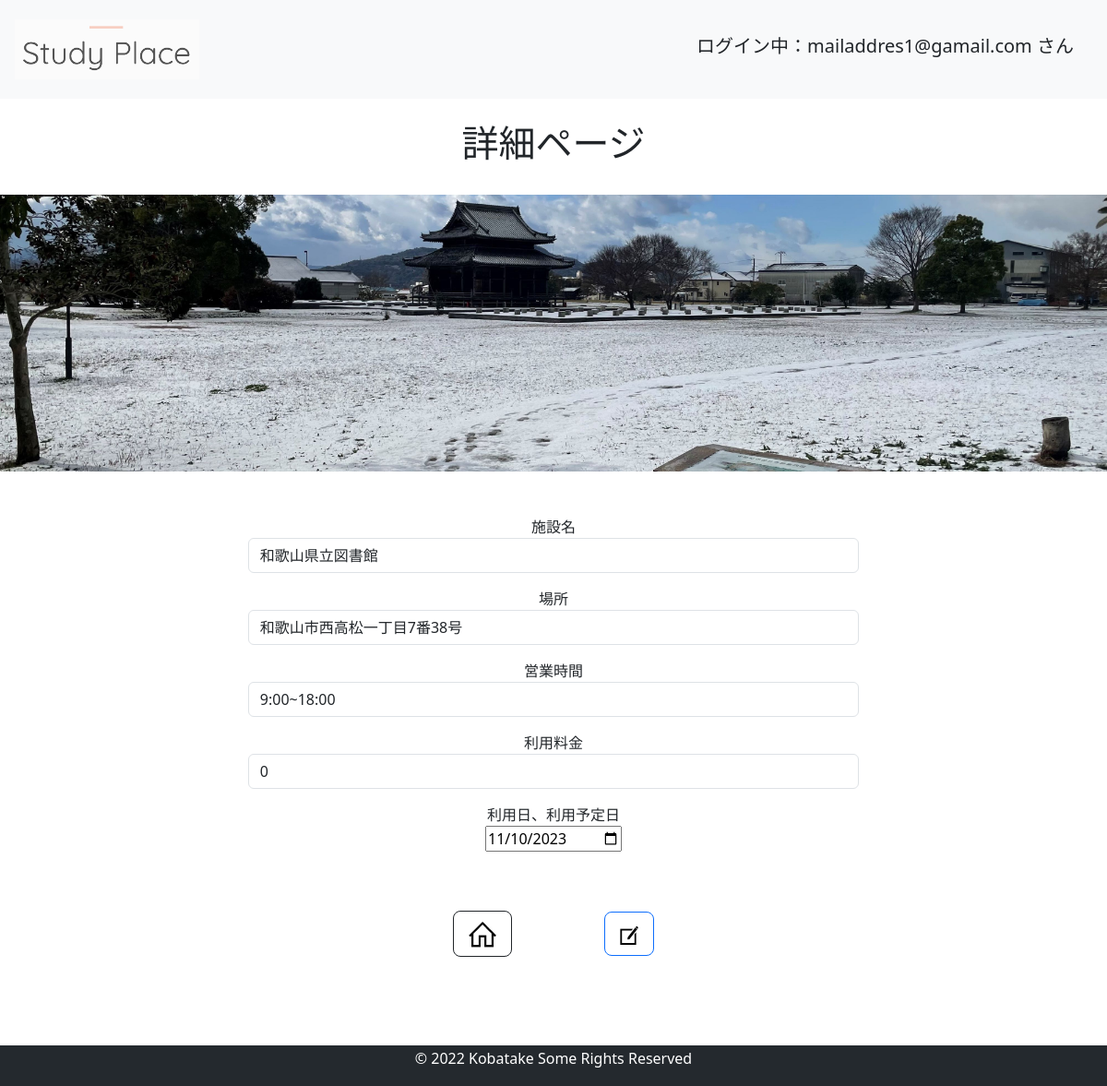
/update/2 (signed in), run on the app's committed database.
### app.py (models this page shows, shortened)
class User(UserMixin, db.Model):
    id = db.Column(db.Integer, primary_key=True)
    username = db.Column(db.String(50), nullable=False, unique=True)
    password = db.Column(db.String(12))
    posts = db.relationship('Post', backref='user', lazy=True)

class Post(db.Model):
    id = db.Column(db.Integer, primary_key=True)
    title = db.Column(db.String(30), nullable=False)
    detail = db.Column(db.String(200))
    due = db.Column(db.DateTime, nullable=False)
    place = db.Column(db.String(50), nullable=False)
    time = db.Column(db.String(30), nullable=False)
    money = db.Column(db.String(30), nullable=False)
    user_id = db.Column(db.Integer, db.ForeignKey('user.id'), nullable=False)  # 外部キー：ユーザー情報
    comments = db.relationship('Comment', backref='post', lazy=True, cascade='all, delete-orphan')

### app.py (the view, shortened to what this page needs)
@app.route('/update/<int:id>', methods=['GET', 'POST'])
@login_required
def update(id):
    post = Post.query.get(id)
    if post.user != current_user:
        abort(403, "投稿したアカウントでしか編集は行えません...ごめんね。")  # Forbidden
    if request.method == 'GET':
        return render_template('update.html', post=post)

### app.py (called while the page is built)
@Login_Manager.user_loader
def load_user(user_id):
    return User.query.get(int(user_id))

### templates/update.html
{%extends 'base.html' %}
{% block body %}
<br>
<h1><div style="text-align: center;">詳細ページ</dvi></h1>
<br>
<img src="/static/img/winter.jpg" style="width:100%">
<div style="text-align: center;">
<form class="m-5" action="/update/{{ post.id }}" method="POST">
    <div class="form-group pb-3">
        <label for="title">施設名</label>
        <input type="text" class="form-control" name="title" style="width: 60%; margin: auto;" value="{{ post.title }}">
    </div>
    <div class="form-group pb-3">
        <label for="place">場所</label>
        <input type="text" class="form-control" name="place" style="width: 60%; margin: auto;" value="{{ post.place }}">
    </div>
    <div class="form-group pb-3">
        <label for="time">営業時間</label>
        <input type="text" class="form-control" name="time" style="width: 60%; margin: auto;" value="{{ post.time }}">
    </div>
    <div class="form-group pb-3">
        <label for="money">利用料金</label>
        <input type="text" class="form-control" name="money" style="width: 60%; margin: auto;" value="{{ post.money }}">
    </div>
    <div class="form-group pb-3">
        <label for="due">利用日、利用予定日</label><br>
        <input type="date" name="due" value="{{ post.due.date() }}" required>
    </div>
    <a class="btn btn-outline-dark btn-lg m-5" href="/" role="button"><img src="/static/img/home.png" style="max-width: 30px; max-height: 30px;"></a>
    <button type="submit" class="btn btn-outline-primary btn-lg m-5"><img src="/static/img/update2.png" style="max-width: 20px; max-height: 20px;"></a>
</form>
</div>
{% endblock %}

### templates/base.html (shortened to what this page needs)
<!DOCTYPE html>
<html lang="en">
<head>
    <link rel="stylesheet" href="{{ url_for('static', filename='css/bootstrap.min.css') }}">
</head>
<body>
    <nav class="navbar navbar-light bg-light p-3">
        <a href="/">
          <img class="navbar-brand" href="/" src="{{ url_for('static', filename='img/StudyPlace.png') }}" style="max-width: 200px; max-height: 200px;">
        </a>
        {% if current_user.is_authenticated %}
          <h5 style="margin-right: 20px;">ログイン中：{{ current_user.username }} さん</h5>
        {% else %}
          <h5>ログアウト中：ゲストさん</h5>
        {% endif %}
    </nav>
    {% block body %}{% endblock %}
    <footer style="background-color: #24292e; color: #fff; font-size: 1.0rem; padding: 2px 5px; text-align: center;">
      <p>&copy; 2022 Kobatake Some Rights Reserved</p>
    </footer>
</body>
</html>

### data on the page
User: username "mailaddres1@gamail.com"
Post: title "和歌山県立図書館", place "和歌山市西高松一丁目7番38号", time "9:00~18:00", money "0", due "11/10/2023"
